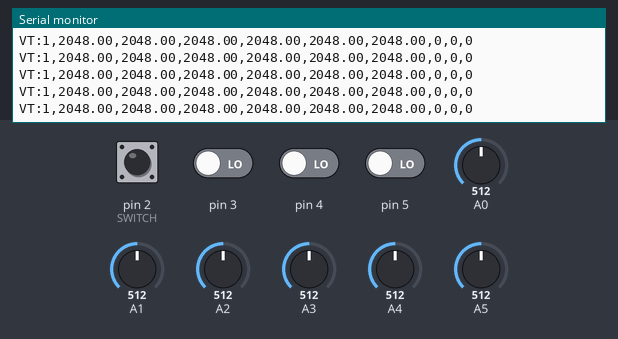
Simulated run of this sketch. Board: Arduino Uno, built with avr-gcc and run on an emulated ATmega328P. On the bench: the last lines printed to the serial monitor. The test bench sets the inputs (shaded band); at power-on: pin 2 (SWITCH) HIGH, pin 3–5 LOW, A1 = 512, A3 = 512, A0 = 512, A2 = 512, A4 = 512, A5 = 512.

Above: at 4.2 s.
4.3 s: A1 set to 263
At 4.45 s:
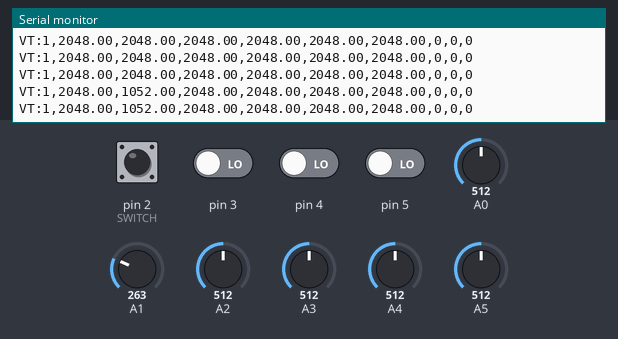
7.3 s: A1 set to 234
At 7.32 s:
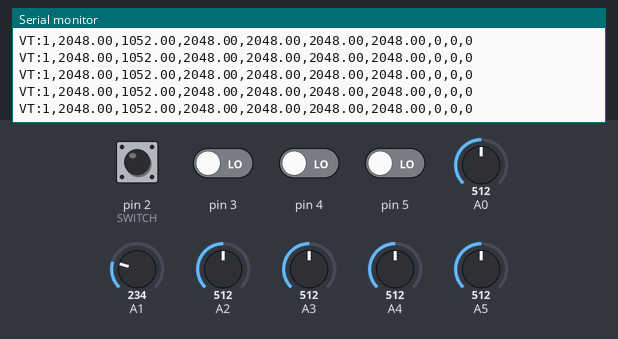
11.8 s: A3 set to 257
At 11.8 s:
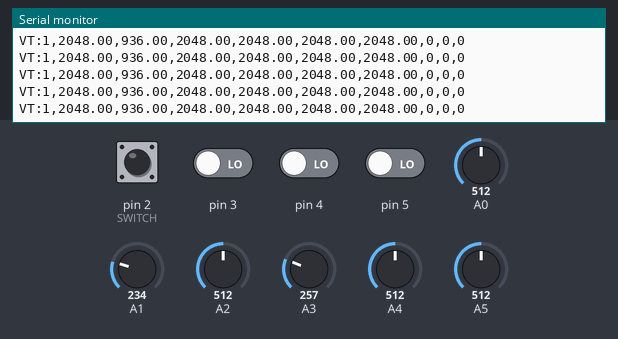
14.8 s: A3 set to 236
At 14.8 s:
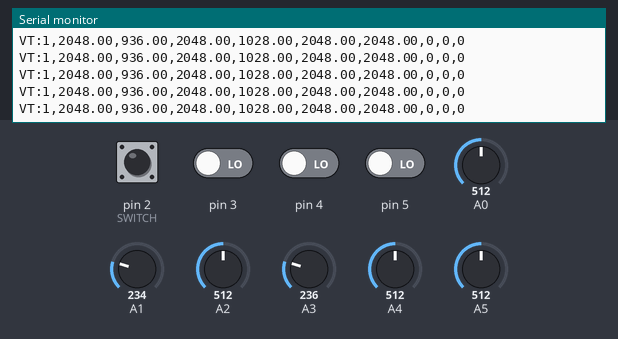
Timing chart, 0 to 17.3 s (numbered marks = the images above; inputs shaded):
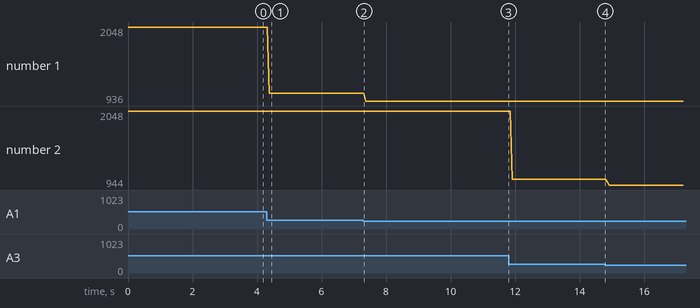

The sketch:

VirtualTable.ino
```cpp
void setup(){
	Serial.begin(9600);
	pinMode(2,INPUT);
	pinMode(3,INPUT);
	pinMode(4,INPUT);
	pinMode(5,INPUT);
}
void loop(){
	String virtualTable="VT:";
	uint8_t s=digitalRead(2);			//SWITCH
	double z1=getAnalogValor(A0);		//Z1
	double x1=getAnalogValor(A1);		//X1
	double x2=getAnalogValor(A2);		//X2
	double z2=getAnalogValor(A3);		//Z2
	double x3=getAnalogValor(A4);		//X3
	double z3=getAnalogValor(A5);		//Z3
	uint8_t l=digitalRead(3);			//LEFT
	uint8_t m=digitalRead(4);			//MIDDLE
	uint8_t r=digitalRead(5);			//RIGHT
	String separador=",";
	String mensagem=(virtualTable+s+separador+z1+separador+x1+separador+x2+separador+z2+separador+x3+separador+z3+separador+l+separador+m+separador+r);		//VT:S,Z1,X1,X2,Z2,X3,Z3,L,M,R
	Serial.println(mensagem);
}
uint8_t nivel=2;
uint8_t precision=pow(4,nivel);
int getAnalogValor(int A){
	unsigned int soma=0;
	for(uint8_t i=0;i<precision;i++)soma+=analogRead(A);
	return (soma>>nivel);
}
```

Measured:
- after the input at 4.3 s, the serial monitor: prints a new line after 0.08 s (image 1)
- plotted number 1: 2048 → 1052 after the input at 4.3 s, 1052 → 936 after the input at 7.3 s
- plotted number 2: 2048 → 1028 after the input at 11.8 s, 1028 → 944 after the input at 14.8 s
